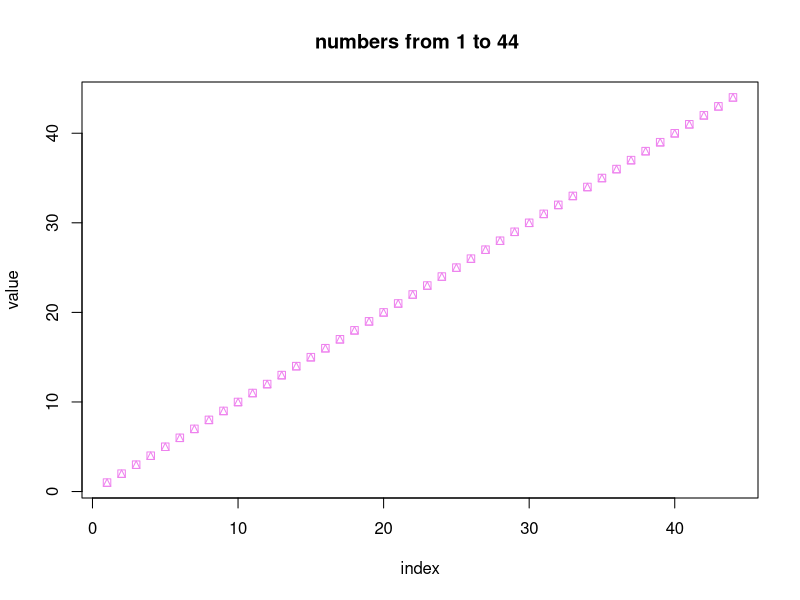

The R script that drew this image:
# Simple R code to visualize numbers from 1 to 10
# numbers <- 1:10

# Plotting a scatter plot
# plot(numbers, pch = 10, col = "blue", main = "Numbers from 1 to 10", xlab = "Index", ylab = "Value")








# Generating a sequence of numbers from 1 to 10
# numbers <- 1:20

# Plotting a scatter plot
# plot(numbers, pch = 20, col = "#ee1d05", main = "Numbers from 1 to 108", xlab = "index", ylab = "Value")



numbers2 <- 1:44
plot(numbers2, pch =14, col="violet", main = "numbers from 1 to 44 ",  xlab = "index", ylab = "value")
